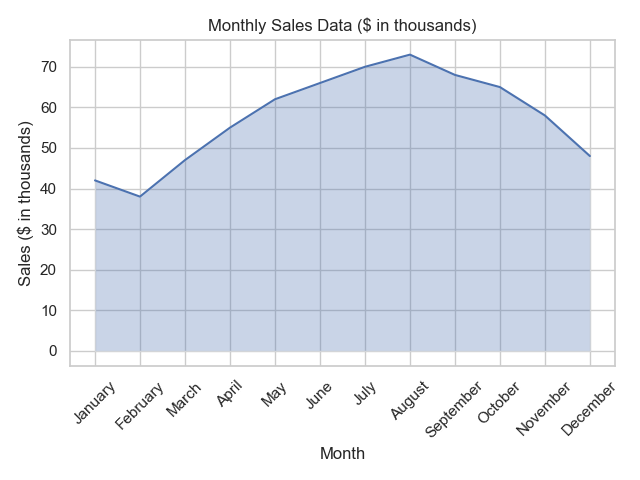

Recreate this plot in Python.

import pandas as pd
import seaborn as sns
import matplotlib.pyplot as plt

# Data as a list of dictionaries
data = [
    {'Month': 'January', 'Sales ($ in thousands)': 42},
    {'Month': 'February', 'Sales ($ in thousands)': 38},
    {'Month': 'March', 'Sales ($ in thousands)': 47},
    {'Month': 'April', 'Sales ($ in thousands)': 55},
    {'Month': 'May', 'Sales ($ in thousands)': 62},
    {'Month': 'June', 'Sales ($ in thousands)': 66},
    {'Month': 'July', 'Sales ($ in thousands)': 70},
    {'Month': 'August', 'Sales ($ in thousands)': 73},
    {'Month': 'September', 'Sales ($ in thousands)': 68},
    {'Month': 'October', 'Sales ($ in thousands)': 65},
    {'Month': 'November', 'Sales ($ in thousands)': 58},
    {'Month': 'December', 'Sales ($ in thousands)': 48}
]

# Convert the list of dictionaries to a pandas DataFrame
df = pd.DataFrame(data)

# Set the style of the seaborn chart
sns.set(style="whitegrid")

# Create a line plot with `sns.lineplot` which can be filled with `plt.fill_between`
lineplot = sns.lineplot(x='Month', y='Sales ($ in thousands)', data=df, sort=False)

# To create an filled area chart, we use `plt.fill_between` on the axes object
plt.fill_between(x=df['Month'], y1=df['Sales ($ in thousands)'], alpha=0.3)

# Rotating the x-axis labels for better readability
plt.xticks(rotation=45)

# Setting the plot title
plt.title('Monthly Sales Data ($ in thousands)')

# Adjust the plot to make sure everything fits without overlapping
plt.tight_layout()

# Show the plot
plt.show()
